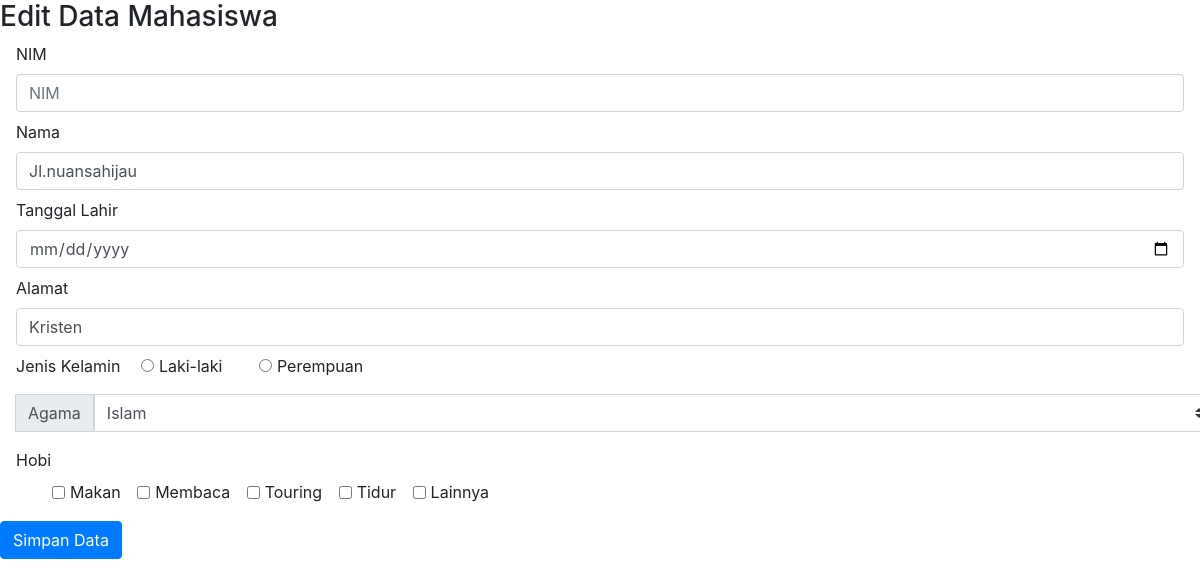
The app's page /form-edit.php?id=2 with its own data.
### tables this page shows
CREATE TABLE `calon_siswa` (
  `id` int(11) NOT NULL,
  `nim` varchar(64) NOT NULL,
  `nama` varchar(255) NOT NULL,
  `tgl` date NOT NULL,
  `alamat` varchar(16) NOT NULL,
  `jenis_kelamin` varchar(64) NOT NULL,
  `agama` varchar(20) NOT NULL,
  `hobi` varchar(40) NOT NULL
);

### form-edit.php (the view, shortened to what this page needs)
<?php
include("config.php");
$id = $_GET['id'];
$sql = "SELECT * FROM calon_siswa WHERE id=$id";
$query = mysqli_query($db, $sql);
$siswa = mysqli_fetch_assoc($query);
?>
<!DOCTYPE html>
<html>
<head>
	<link rel="stylesheet" href="https://stackpath.bootstrapcdn.com/bootstrap/4.1.3/css/bootstrap.min.css">
</head>
<body>
	<header>
		<h3>Edit Data Mahasiswa</h3>
	</header>
	<form action="proses-edit.php" method="POST">
		<div class="form-group mx-sm-3 mb-2">
		    	<label for="nim">NIM</label>
		    	<input type="number" class="form-control " name="nim" id="nim" placeholder="NIM" autocomplete="off" value="<?php echo $siswa['nim'] ?>" required>
		</div>
		<div class="form-group mx-sm-3 mb-2">
		    	<label for="nama">Nama</label>
		    	<input type="text" class="form-control" name="nama" id="nama" placeholder="Nama" autocomplete="off" value="<?php echo $siswa['nama'] ?>" required >
		</div>
		<div class="form-group mx-sm-3 mb-2">
		    	<label for="tanggal">Tanggal Lahir</label>
		    	<input type="date" class="form-control" name="tgl" id="tanggal" value="<?php echo $siswa['tgl']?>" required>
		</div>
		<div class="form-group mx-sm-3 mb-2">
		    	<label for="alamat">Alamat</label>
		    	<input type="text" class="form-control" name="alamat" id="alamat" placeholder="Alamat" autocomplete="off" value="<?php echo $siswa['alamat'] ?>"required>
		</div>
		<div class="form-group mx-sm-3 mb-2">
		    	<label>Jenis Kelamin</label>
		    	<?php $jenis_kelamin = $siswa['jenis_kelamin']; ?>
		<div class="form-check form-check-inline mx-sm-3 mb-2">
				<input class="form-check-input" type="radio" name="jenis_kelamin" id="inlineRadio1" value="Laki-Laki" <?php echo ($jenis_kelamin == 'Laki-Laki')?"checked": ""?>>
				<label class="form-check-label" for="inlineRadio1">Laki-laki</label>
		</div>
		<div class="form-check form-check-inline mx-sm-3 mb-2">
		  		<input class="form-check-input" type="radio" name="jenis_kelamin" id="inlineRadio2" value="Perempuan" <?php echo ($jenis_kelamin == 'Perempuan')?"checked": ""?>>
		  		<label class="form-check-label" for="inlineRadio2">Perempuan</label>
		</div>
		</div>
		<div class="input-group mx-sm-3 mb-3">
		<div class="input-group-append">
		    <label class="input-group-text" for="inputGroupSelect02">Agama</label>
		</div>
		  <select class="custom-select" id="inputGroupSelect02" name="agama" required>
		  	<?php $agama = $siswa['agama']; ?>
		    <option name="hobi[]" value="Islam" <?php echo ($agama == 'Islam') ? "selected": "" ?>>Islam</option>
		  </select>
		</div>
		<div class="form-group mx-sm-3 mb-2">
		    	<label>Hobi</label>
		    	<?php $hobi = $siswa['hobi']; ?>
		<div class="form-check mx-sm-3 mb-3">
		<div class="form-check form-check-inline">
		  	<input class="form-check-input" type="checkbox" id="inlineCheckbox1" name="hobi[]" value="Makan" <?php echo ($hobi == 'Makan')?"checked": ""?>>
		  	<label class="form-check-label" for="inlineCheckbox1">Makan</label>
		</div>
		<div class="form-check form-check-inline">
		  	<input class="form-check-input" type="checkbox" id="inlineCheckbox2" name="hobi[]" value="Membaca" <?php echo ($hobi == 'Membaca')?"checked": ""?>>
		  	<label class="form-check-label" for="inlineCheckbox2">Membaca</label>
		</div>
		<div class="form-check form-check-inline">
		  	<input class="form-check-input" type="checkbox" id="inlineCheckbox3" name="hobi[]" value="Touring" <?php echo ($hobi == 'Touring')?"checked": ""?>>
		  	<label class="form-check-label" for="inlineCheckbox3">Touring</label>
		</div>
		<div class="form-check form-check-inline">
		  	<input class="form-check-input" type="checkbox" id="inlineCheckbox4" name="hobi[]" value="Tidur" <?php echo ($hobi == 'Tidur')?"checked": ""?>>
		  	<label class="form-check-label" for="inlineCheckbox4">Tidur</label>
		</div>
		<div class="form-check form-check-inline">
		  	<input class="form-check-input" type="checkbox" id="inlineCheckbox5" name="hobi[]" value="Lainnya" <?php echo ($hobi == 'Lainnya')?"checked": ""?>>
		  	<label class="form-check-label" for="inlineCheckbox5">Lainnya</label>
		</div>
		</div>
		</div>
			<input class="btn btn-primary" type="submit" value="Simpan Data" name="simpan">
	</body>
</html>

### records on screen
calon_siswa: nama "Jl.nuansahijau", alamat "Kristen", jenis_kelamin "☐ Laki-laki", jenis_kelamin "☐ Perempuan"
